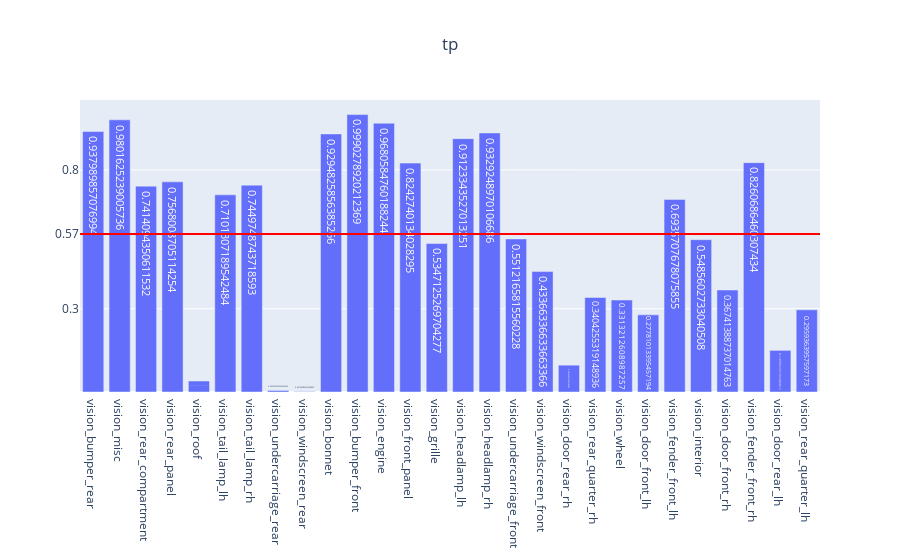

The notebook cell saved with this chart:
### Code cell
genVisMulitlabel(partEvalMetrics, "tp")

### Figure 1 — Plotly figure (JSON) as saved in the notebook; plotly's stock layout.template omitted (floating-point values rounded to 4 significant figures)
{"data": [{"text": [0.938, 0.9802, 0.7414, 0.7568, 0.03961, 0.7101, 0.745, 0.005556, 0.00146, 0.9295, 0.999, 0.9681, 0.8243, 0.5347, 0.9123, 0.9329, 0.5512, 0.4337, 0.09666, 0.3404, 0.3313, 0.2778, 0.6936, 0.5486, 0.3674, 0.8261, 0.15, 0.2959], "type": "bar", "x": ["vision_bumper_rear", "vision_misc", "vision_rear_compartment", "vision_rear_panel", "vision_roof", "vision_tail_lamp_lh", "vision_tail_lamp_rh", "vision_undercarriage_rear", "vision_windscreen_rear", "vision_bonnet", "vision_bumper_front", "vision_engine", "vision_front_panel", "vision_grille", "vision_headlamp_lh", "vision_headlamp_rh", "vision_undercarriage_front", "vision_windscreen_front", "vision_door_rear_rh", "vision_rear_quarter_rh", "vision_wheel", "vision_door_front_lh", "vision_fender_front_lh", "vision_interior", "vision_door_front_rh", "vision_fender_front_rh", "vision_door_rear_lh", "vision_rear_quarter_lh"], "y": [0.938, 0.9802, 0.7414, 0.7568, 0.03961, 0.7101, 0.745, 0.005556, 0.00146, 0.9295, 0.999, 0.9681, 0.8243, 0.5347, 0.9123, 0.9329, 0.5512, 0.4337, 0.09666, 0.3404, 0.3313, 0.2778, 0.6936, 0.5486, 0.3674, 0.8261, 0.15, 0.2959]}], "layout": {"shapes": [{"line": {"color": "red", "width": 2}, "type": "line", "x0": 0, "x1": 1, "xref": "x domain", "y0": 0.569, "y1": 0.569, "yref": "y"}], "title": {"text": "tp", "x": 0.5}, "yaxis": {"tickmode": "array", "tickvals": ["0.57", 0.3, 0.8]}}}
